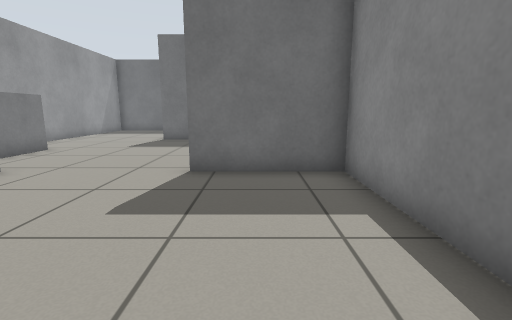
view 1 (above)

19 first-person views from a walk through a Gazebo world. The camera is 0.72 m above the floor, tilts 10° down and sees 85° across. The floor is counted in squares, 0.5 m on a side. Each view is taken from the middle of a square. On the plan, view 1 faces up. The plan holds only what a view shows up to about 14 squares ahead; the rest is blank.

view 2
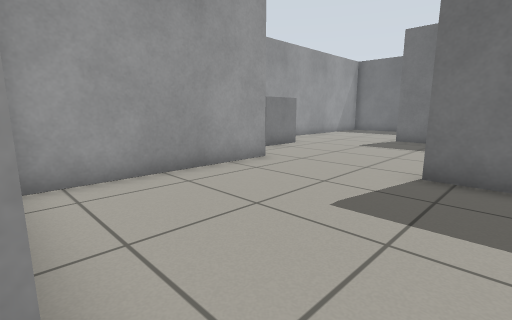

view 3
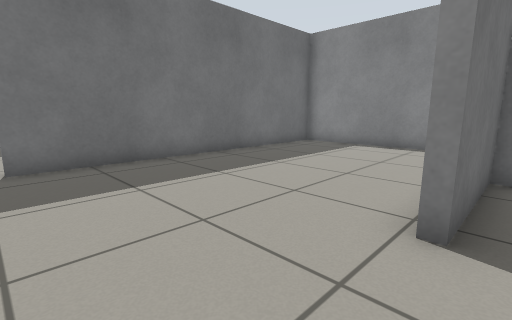

view 4
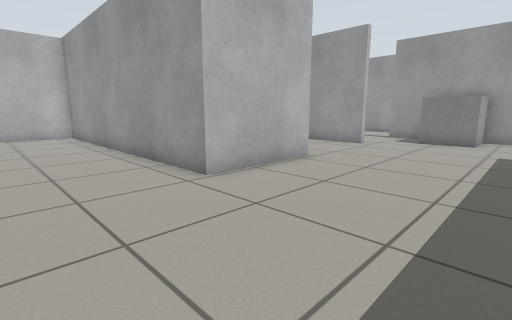

view 5
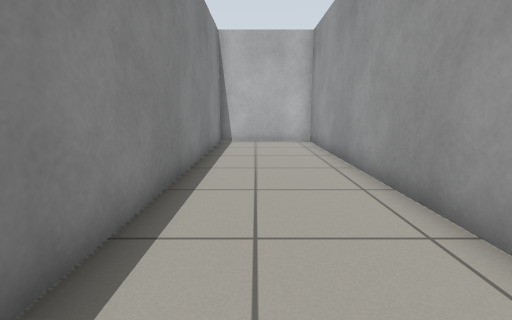

view 6
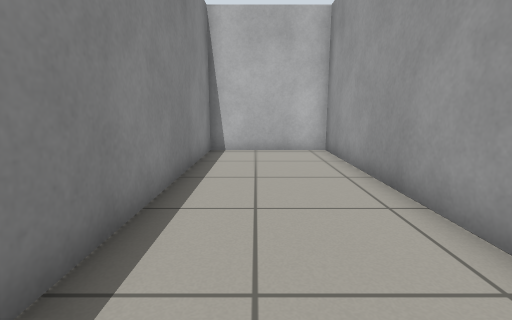

view 7
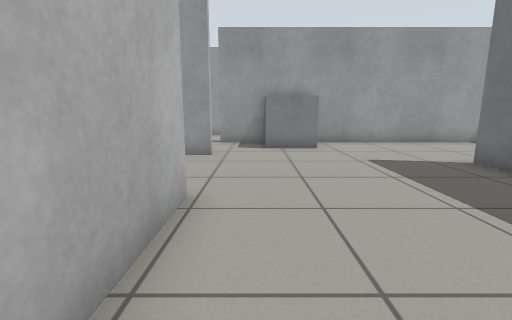

view 8
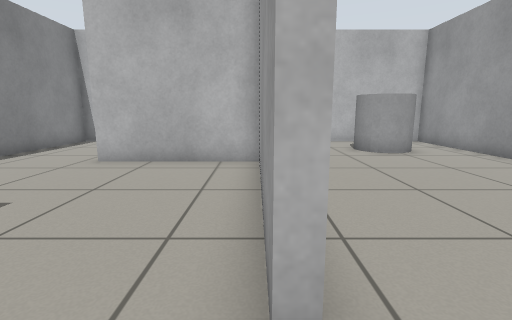

view 9
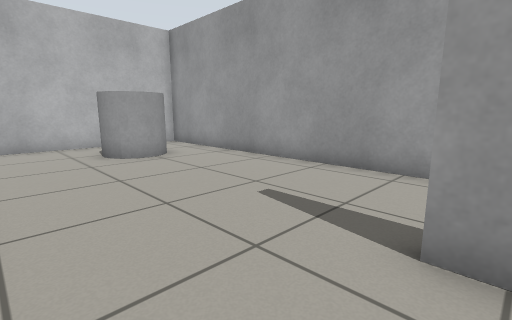

view 10
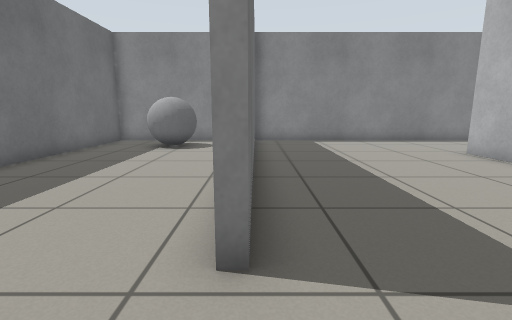

view 11
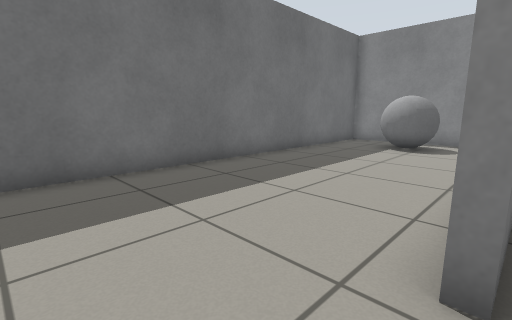

view 12
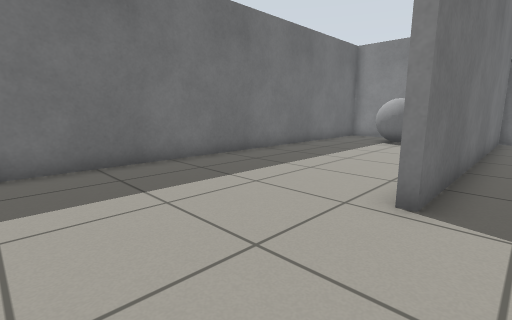

view 13
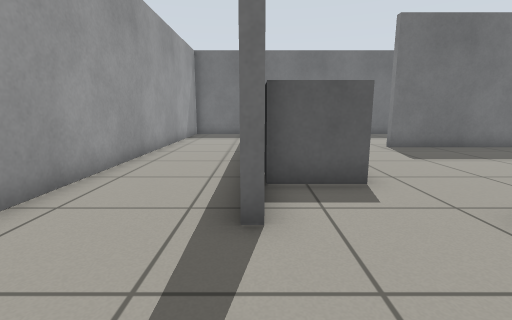

view 14
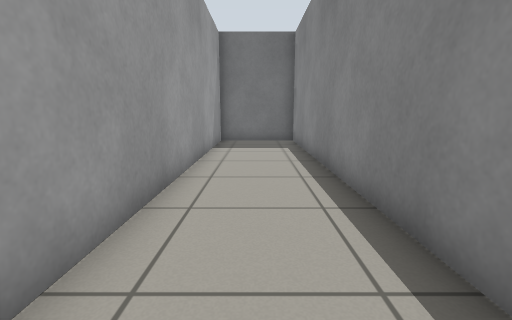

view 15
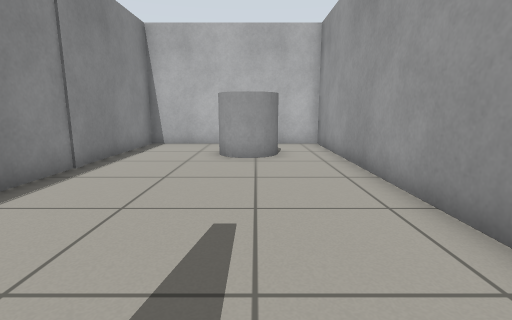

view 16
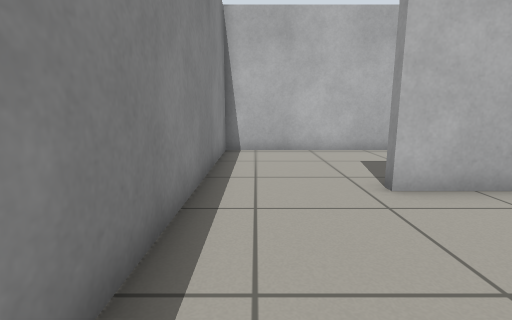

view 17
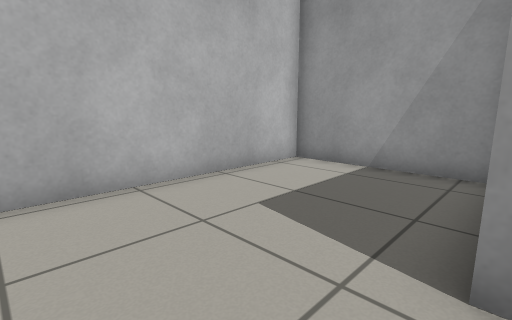

view 18
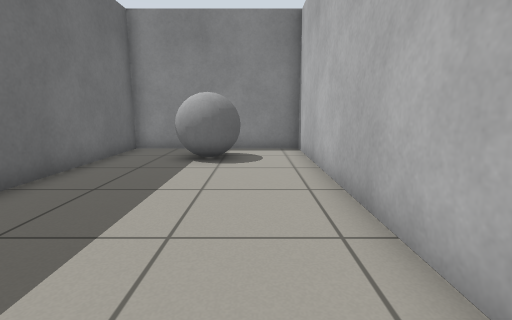

view 19
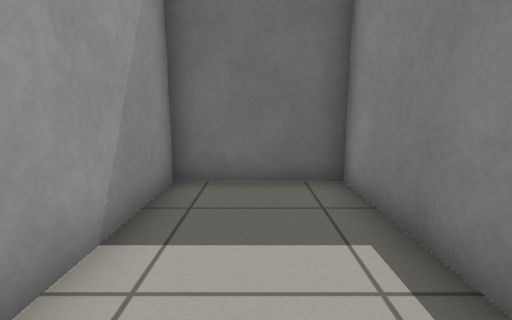

### Floor plan
Points are (right, up) in squares from view 1. A wall is a line through its corners. A room is listed if a view was taken in it or the views show most of it. See-through windows are left out.
Room 1 (views 1, 2, 3, 4, 5, 6, 7, 8, 9, 12, 16, 17)
walls: (-1.6, 6.8) (2.4, 6.8) (2.4, -5.3) (6.7, -5.3) (6.7, 14.1) (-4.8, 14.1); (-6.5, 6.5) (-6.1, 6.5) (-6.1, 0.4); (2.1, -0.4) (2.1, 6.5) (-1.6, 6.5); (-6.1, 0.1) (-1.4, 0.1); (-9.9, 13.4) (-9.9, 7.4)
ways out: opening at (-7, 14) to room 2; opening at (-8, 6.7) to room 3; opening at (0, 0) to room 4
objects: grey box (-9, 9) to (-8, 10)
Room 2 (views 10, 11, 18)
walls: (-2.5, 14.4) (6.7, 14.4) (6.7, 20.6) (-8.9, 20.6); (-9.9, 18.2) (-9.9, 13.4)
ways out: opening at (-7, 14) to room 1
objects: grey ball (4, 17) to (5, 18)
Room 3 (views 13, 14, 15, 19)
walls: (-9.9, 7.4) (-9.9, 6.2); (-10.2, 8.7) (-10.2, 20.6) (-13.7, 20.6) (-13.7, -5.3) (-6.4, -5.3) (-6.4, 2.1)
ways out: opening at (-8, 6.7) to room 1
objects: grey cylinder (-11, -3) to (-10, -2)
Room 4 (no view inside)
walls: (-6.1, -0.5) (-6.1, -5.3) (2.1, -5.3) (2.1, -0.4)
ways out: opening at (0, 0) to room 1

Where each view was taken, in squares from view 1:
view 1: 0 up, 0 right, facing up
view 2: 0 up, 0 right, facing up-left
view 3: 6 up, 5 left, facing up-right
view 4: 12 up, 6 right, facing down-left
view 5: 8 up, 5 right, facing down
view 6: 5 up, 5 right, facing down
view 7: 8 up, 3 right, facing left
view 8: 8 up, 6 left, facing down
view 9: 7 up, 7 left, facing down-left
view 10: 14 up, 7 left, facing right
view 11: 14 up, 7 left, facing up-right
view 12: 13 up, 9 left, facing up-right
view 13: 3 up, 10 left, facing up
view 14: 7 up, 12 left, facing up
view 15: 7 up, 11 left, facing down
view 16: 5 up, 1 right, facing down
view 17: 0 up, 1 right, facing down-left
view 18: 16 up, 4 left, facing right
view 19: 15 up, 12 left, facing up
